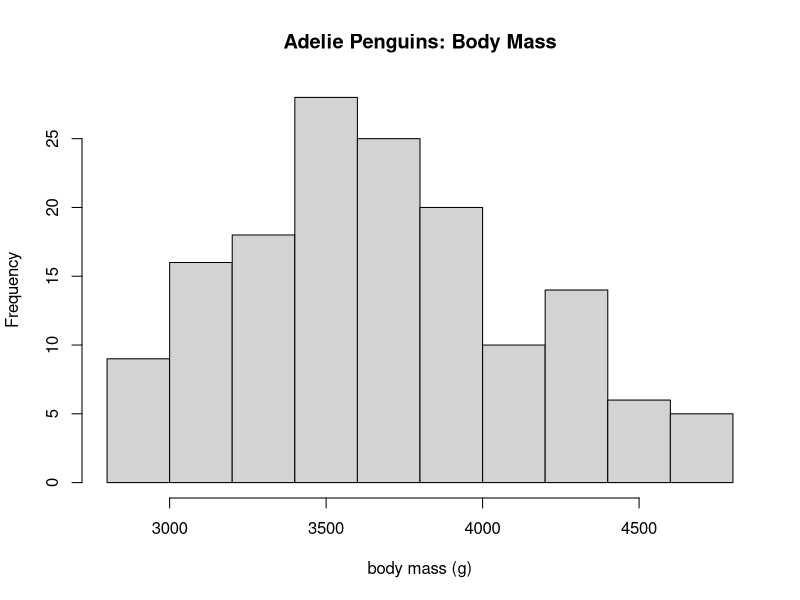
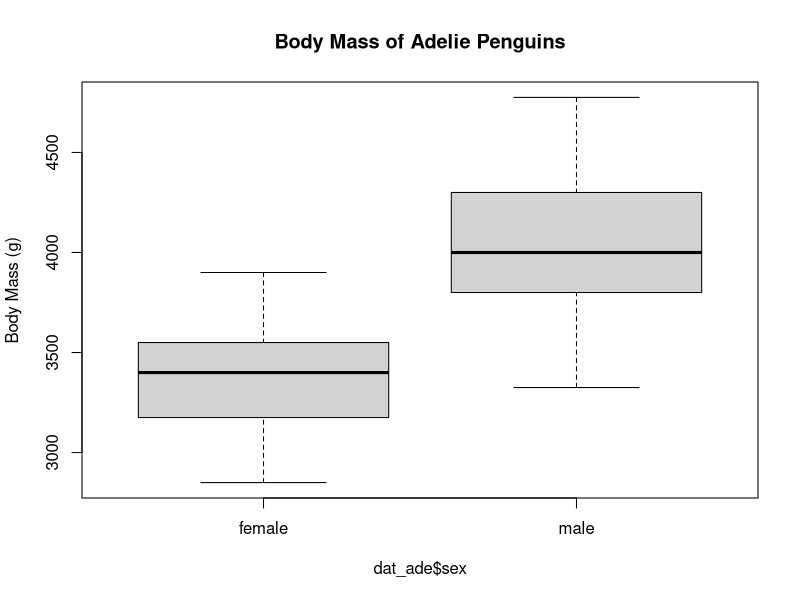

Recreate these plots in R, in order.
require(palmerpenguins)
dat_ade=droplevels(subset(penguins, species=="Adelie"))
hist(dat_ade$body_mass_g, main = "Adelie Penguins: Body Mass",
     xlab="body mass (g)")

#Question 1
boxplot(dat_ade$body_mass_g ~ dat_ade$sex,
        main= "Body Mass of Adelie Penguins",
        ylab="Body Mass (g)")

#Question 2
help("t.test")

pen_fem=droplevels(subset(dat_ade, sex=="female"))
t.test(pen_fem$body_mass_g, mu=0)
#took out alternative=greater since this was just asking for different than 0

#Question 3
#Since the p value is so small (< 2.2e-16), we can conclude that this number is
  #significant, and female body mass is likely greater than 0.

#Question 4
pen_male=droplevels(subset(dat_ade, sex=="male"))
t.test(pen_male$body_mass_g, alternative="greater", mu=4000)
#confidence interval goes up to infinity (inf) since it's a one tailed test
#don't have a high p-value because our mean of x falls within our CI

#Question 5
#Since our p-value is 0.1438 we cannot reject the null hypothesis that the true
  #mean of the Adelile male penguins is greater than 4000g

#Question 6
#both of these codes give us the same thing, just presented in a different way
t.test(pen_fem$body_mass_g, pen_male$body_mass_g, alternative="two.sided")
t.test(dat_ade$body_mass_g ~ dat_ade$sex, alternative="two.sided")
#p-value is super small so there is a significant difference between the male \
  #and female body mass\
#our CI does not contain 0 so we can reject our null hypothesis for a 2 sample test
#our CI is the estimate of the difference in body masses between the sexes

#Question 8
#males are heavier than females
t.test(dat_ade$body_mass_g ~ dat_ade$sex, alternative="l")


#Question 9
#Are females heavier than males? silly example
t.test(dat_ade$body_mass_g ~ dat_ade$sex, alternative="g")
#p-value of 1 = we would never expect to see what we have tested
#can't reject our null hypothesis that females are not heavier

#alternative is relative to the x 
levels(dat_ade$sex)
#checking these factor levels tell you what factor is going to be the base case
#you can also see when you run a t-test what factor appears first in the "mean in group"
